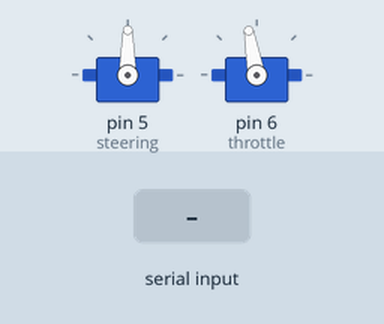
Simulated run of this sketch. Board: Arduino Uno, built with avr-gcc and run on an emulated ATmega328P. Parts: 2 × servo. The test bench sets the inputs (shaded band). What the sketch prints to the serial monitor is not drawn.

Above: at 1.3 s.
1.4 s: "90,45\n" received over Serial
Timing chart, 0 to 4.4 s (numbered marks = the images above; inputs shaded):
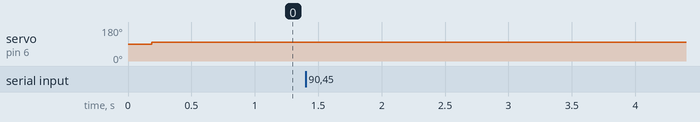

Measured:
- after the input at 1.4 s, every drawn part: stays the same

The sketch:

steeringAndThrottlePWMv4.ino
```cpp
/*
  Controls the steering and throttle on an RC car.
  Use with Arduino Uno.

  Version 4 changes the input from GPIO to USB port, and adds
  fine control of throttle and steering.

  This is how the ESC works:
  When in forward drive mode, press brake once to brake, and
  then press brake again to reverse. Brake has only one speed.
  When in reverse mode, press forward to brake and then
  immediately boost forward.

  From experience, the throttle neutral point PWM signal is an
  uptime of around 1.56 to 1.60 ms. The ESC (electronic speed
  controller) must detect such a signal upon startup before it
  will run the motor, probably as a safety feature.
*/

#include <Servo.h>

// set the pins used to simulate the PWM output to control steering
const int steering = 5;
const int throttle = 6;
// initializes the servo steering motor
Servo steeringServo;
// pretends the ESC is also a servo
Servo throttleServo;
// these values will be passed to the throttle and steering functions at startup.
// sets the steering to straight and throttle to neutral
int steeringValue = 90;
int throttleValue = 100;
// only for incoming serial data
int incomingByte = 0;
int serialInputValue = 0;

void setup() {
  // opens serial port, sets data rate to 9600 Hz
  Serial.begin(9600);
  // tells the Arduino that the steering output pin controls a servo
  steeringServo.attach(steering, 1220, 1700);
  // pretends the throttle is a servo
  throttleServo.attach(throttle, 1040, 2000);
  // initialisation message
  Serial.print("Enter an integer to control the car! ENSURE NEWLINE IS TURNED ON.\n");
  Serial.print("   120 -- full left,      90 -- straight,   60 -- full right\n");
  Serial.print("  1050 -- full throttle, 1100 -- neutral, 1148 -- full reverse\n");
  Serial.print("          Simulate double-tap brake for full reverse!");
}

// PWM output to the steering servo motor
int operateSteering(int steeringValue) {
  steeringServo.write(steeringValue);
}

// PWM output to the throttle servo motor
int operateThrottle(int throttleValue) {
  throttleServo.write(throttleValue);
}

void loop() {
  // the Uno needs to keep sending PWMs to the throttle and steering,
  // even when no data is being sent from the USB serial port:
  operateSteering(steeringValue);
  operateThrottle(throttleValue);

  // send data only when you receive data:
  if (Serial.available() > 0) {
    // throw away previous serialInputValue
    serialInputValue = 0;

    // force into a loop until '\n' is received
    while(1) {
      incomingByte = Serial.read();
      // exit the while(1), we're done receiving
      if (incomingByte == '\n') break;
      // if no characters are in the buffer read() returns -1
      if (incomingByte == -1) continue;
      // shift left 1 decimal place
      serialInputValue *= 10;
      // convert ASCII to integer, add, and shift left 1 decimal place
      serialInputValue = ((incomingByte - 48) + serialInputValue);
    }

    // debug, print what was received:
    Serial.print("I received: ");
    Serial.println(serialInputValue);

    if (serialInputValue >= 60 && serialInputValue <= 120) {
      steeringValue = serialInputValue;
    }

    else if (serialInputValue >= 1050 && serialInputValue <= 1148) {
      throttleValue = serialInputValue - 1000;
    }

    else {
      throttleValue = 100;
    }
  }
}
```
